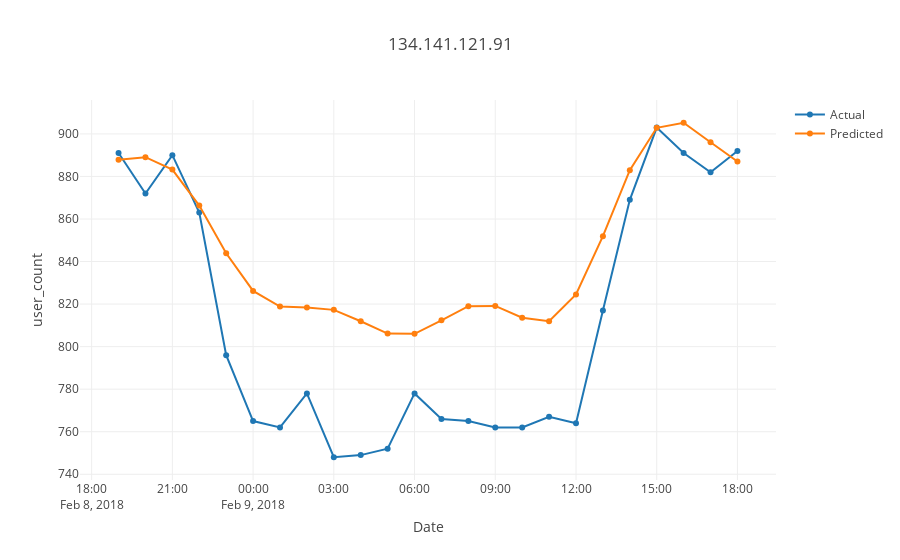

Notebook code cell kept with this figure:
### Code cell
tt = prophet_df[prophet_df.source=='134.141.121.91']
plot_test1(tt.ds,tt.y,tt.yhat,'134.141.121.91')
